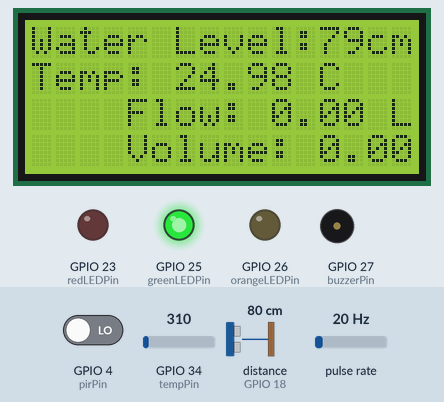
This sketch was run on a simulated ESP32. Shown: 16×4 character LCD, output pins drawn as LEDs (lit = HIGH), buzzer (waves = sounding, pin HIGH). Wiring (inferred from the names in the program): ultrasonic range finder: trigger GPIO 5; echo GPIO 18; pulse sensor: data GPIO 19. Inputs (shaded band) come from the test bench; at power-on: GPIO 34 (tempPin) = 310, distance to the obstacle (sensor on GPIO 18) 80 cm, GPIO 4 (pirPin) LOW, pulse rate 20 Hz. The echo pulse lasts 58.3 µs per cm; WiFi joins after 1.5 s; servers stay silent unless stated; pins used as bus, display or sensor lines are not drawn; what the sketch prints to the serial monitor is not drawn.

Above: at 3.0 s.
3.1 s: GPIO 34 (tempPin) set to 138
At 4.9 s:
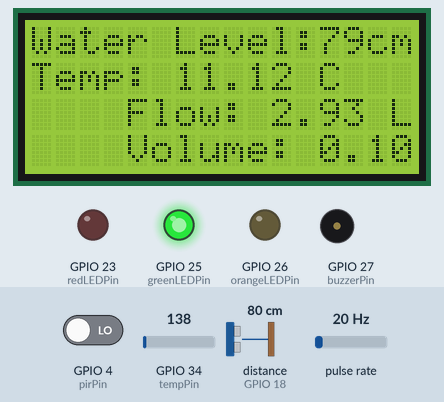
6.6 s: GPIO 34 (tempPin) set to 114
At 7.5 s:
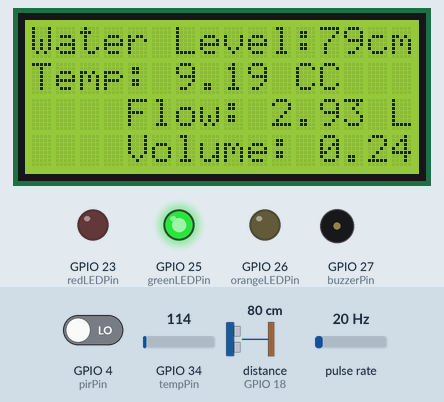
10.8 s: distance to the obstacle (sensor on GPIO 18) set to 24 cm
At 11.8 s:
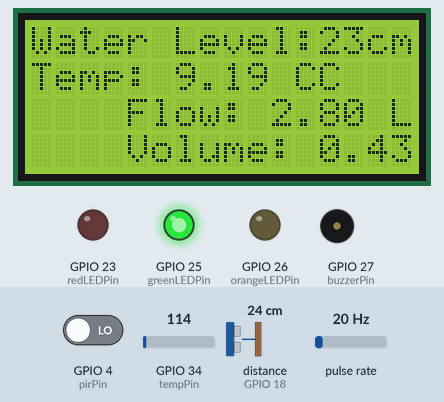
14.0 s: distance to the obstacle (sensor on GPIO 18) set to 20 cm
At 15.1 s:
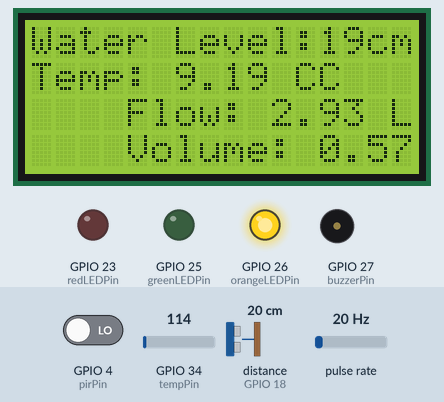
18.2 s: distance to the obstacle (sensor on GPIO 18) set to 13 cm
At 19.8 s:
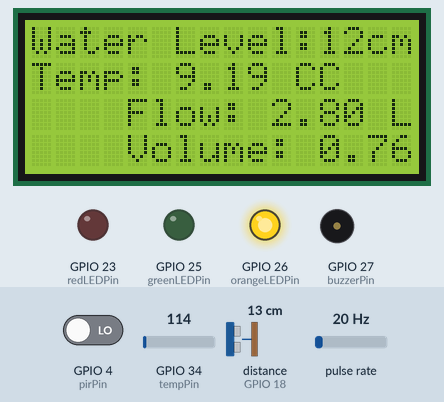
21.5 s: distance to the obstacle (sensor on GPIO 18) set to 10 cm
At 23.0 s:
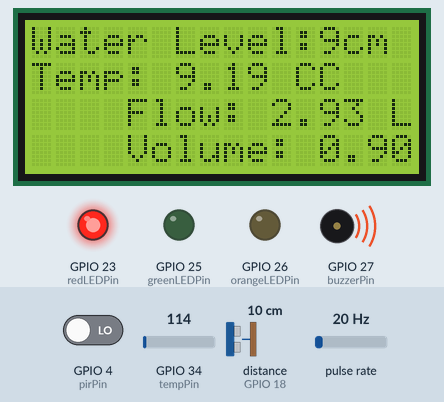
Timing chart, 0 to 24.5 s (numbered marks = the images above; inputs shaded):
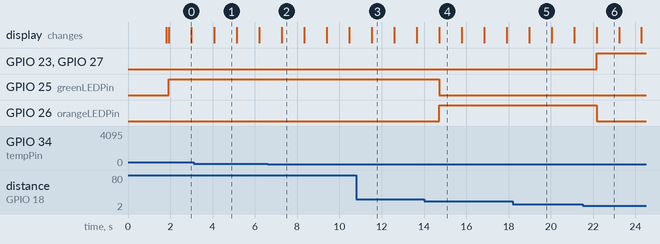

The sketch:

Floodmonitoringsystem.ino
```cpp
#define BLYNK_TEMPLATE_ID "TMPL6MCXDxrbt"
#define BLYNK_TEMPLATE_NAME "Water level Monitor"
#define BLYNK_AUTH_TOKEN "Z7EEkokzEkUnip752SHPEV0aF_pAKcY4"

#include <Wire.h>
#include <LiquidCrystal_I2C.h>
#include <BlynkSimpleEsp32.h>

// LCD setup for I2C address 0x27, 16x4 display
LiquidCrystal_I2C lcd(0x27, 16, 4);

// Ultrasonic Sensor Pins
const int trigPin = 5;
const int echoPin = 18;

// LED and Buzzer Pins
const int redLEDPin = 23;
const int greenLEDPin = 25;
const int orangeLEDPin = 26;
const int buzzerPin = 27;

// Water Flow Sensor Pin
const int flowSensorPin = 19;
volatile int pulseCount = 0;
float flowRate = 0.0;
float totalVolume = 0.0;
unsigned long lastMillis = 0;

// Water Level Thresholds (in cm)
const int safeLevel = 20;
const int warningLevel = 10;

// PIR Sensor Pin
const int pirPin = 4;
int motionState = 0;

// Temperature Sensor Pin (LM35)
const int tempPin = 34;

// Variables for distance calculation
long duration;
int distanceCm;

// Interrupt service routine for water flow sensor
void IRAM_ATTR countPulses() {
    pulseCount++;
}

void setup() {
    Blynk.begin(BLYNK_AUTH_TOKEN, "Homies", "asdfghjkl");

    lcd.init();
    lcd.backlight();

    pinMode(trigPin, OUTPUT);
    pinMode(echoPin, INPUT);

    pinMode(redLEDPin, OUTPUT);
    pinMode(greenLEDPin, OUTPUT);
    pinMode(orangeLEDPin, OUTPUT);
    pinMode(buzzerPin, OUTPUT);
    pinMode(pirPin, INPUT);
    pinMode(tempPin, INPUT);

    // Flow sensor setup
    pinMode(flowSensorPin, INPUT_PULLUP);
    attachInterrupt(digitalPinToInterrupt(flowSensorPin), countPulses, RISING);

    Serial.begin(115200);
}

// Function to read temperature from LM35
float getTemperature() {
    int analogValue = analogRead(tempPin);
    float millivolts = (analogValue / 4095.0) * 3300;
    return millivolts / 10;
}

void calculateFlowRate() {
    unsigned long currentMillis = millis();
    unsigned long timeInterval = currentMillis - lastMillis;

    if (timeInterval > 1000) {
        flowRate = (pulseCount / 7.5); // Calculate flow rate in liters/min (adjust factor based on sensor specs)
        totalVolume += (flowRate / 60); // Add to total volume in liters
        pulseCount = 0; // Reset pulse count
        lastMillis = currentMillis;
    }
}

void loop() {
    Blynk.run();

    // Measure distance using Ultrasonic Sensor
    digitalWrite(trigPin, LOW);
    delayMicroseconds(2);
    digitalWrite(trigPin, HIGH);
    delayMicroseconds(10);
    digitalWrite(trigPin, LOW);

    duration = pulseIn(echoPin, HIGH);
    distanceCm = duration * 0.034 / 2;

    // Read motion state and temperature
    motionState = digitalRead(pirPin);
    float temperature = getTemperature();

    // Calculate water flow rate
    calculateFlowRate();

    // Display data on LCD
    lcd.setCursor(0, 0);
    lcd.print("Water Level: ");
    lcd.setCursor(12, 0);
    lcd.print(distanceCm);
    lcd.print("cm ");

    lcd.setCursor(0, 1);
    lcd.print("Temp: ");
    lcd.print(temperature);
    lcd.print(" C");

    lcd.setCursor(0, 2);
    lcd.print("Flow: ");
    lcd.print(flowRate);
    lcd.print(" L/m");

    lcd.setCursor(0, 3);
    lcd.print("Volume: ");
    lcd.print(totalVolume);
    lcd.print(" L  ");

    Serial.print("Distance: ");
    Serial.print(distanceCm);
    Serial.println(" cm");

    // LED and Buzzer Logic based on water level
    if (distanceCm > safeLevel) {
        digitalWrite(greenLEDPin, HIGH);
        digitalWrite(orangeLEDPin, LOW);
        digitalWrite(redLEDPin, LOW);
        digitalWrite(buzzerPin, LOW);

        Blynk.virtualWrite(V1, 255);
        Blynk.virtualWrite(V2, 0);
        Blynk.virtualWrite(V3, 0);
    } else if (distanceCm > warningLevel) {
        digitalWrite(greenLEDPin, LOW);
        digitalWrite(orangeLEDPin, HIGH);
        digitalWrite(redLEDPin, LOW);
        digitalWrite(buzzerPin, LOW);

        Blynk.virtualWrite(V1, 0);
        Blynk.virtualWrite(V2, 255);
        Blynk.virtualWrite(V3, 0);
    } else {
        digitalWrite(greenLEDPin, LOW);
        digitalWrite(orangeLEDPin, LOW);
        digitalWrite(redLEDPin, HIGH);
        digitalWrite(buzzerPin, HIGH);

        Blynk.virtualWrite(V1, 0);
        Blynk.virtualWrite(V2, 0);
        Blynk.virtualWrite(V3, 255);
    }

    // Send sensor data to Blynk
    Blynk.virtualWrite(V0, distanceCm); // Distance
    Blynk.virtualWrite(V4, temperature); // Temperature
    Blynk.virtualWrite(V5, motionState); // Motion state
    Blynk.virtualWrite(V6, flowRate); // Flow rate
    Blynk.virtualWrite(V7, totalVolume); // Total volume

    delay(1000);
}
```

Measured:
- the behaviour switches between 125 and 124 on GPIO 34 (tempPin) (found by bisection; images 1 and 2)
- the behaviour switches between 22 and 21 cm on distance to the obstacle (sensor on GPIO 18) (found by bisection; images 3 and 4)
- the behaviour switches between 12 and 11 cm on distance to the obstacle (sensor on GPIO 18) (found by bisection; images 5 and 6)
- after the input at 6.6 s, the display: changes after 0.67 s (image 2)
- after the input at 14.0 s, GPIO 25 (greenLEDPin): HIGH → LOW after 0.72 s; GPIO 26 (orangeLEDPin): LOW → HIGH after 0.72 s
- after the input at 21.5 s, GPIO 23 (redLEDPin), GPIO 27 (buzzerPin): LOW → HIGH after 0.66 s; GPIO 26 (orangeLEDPin): HIGH → LOW after 0.66 s
- what the display in image 0 shows lasts 1.1 s, from 1.9 s to 3.0 s
